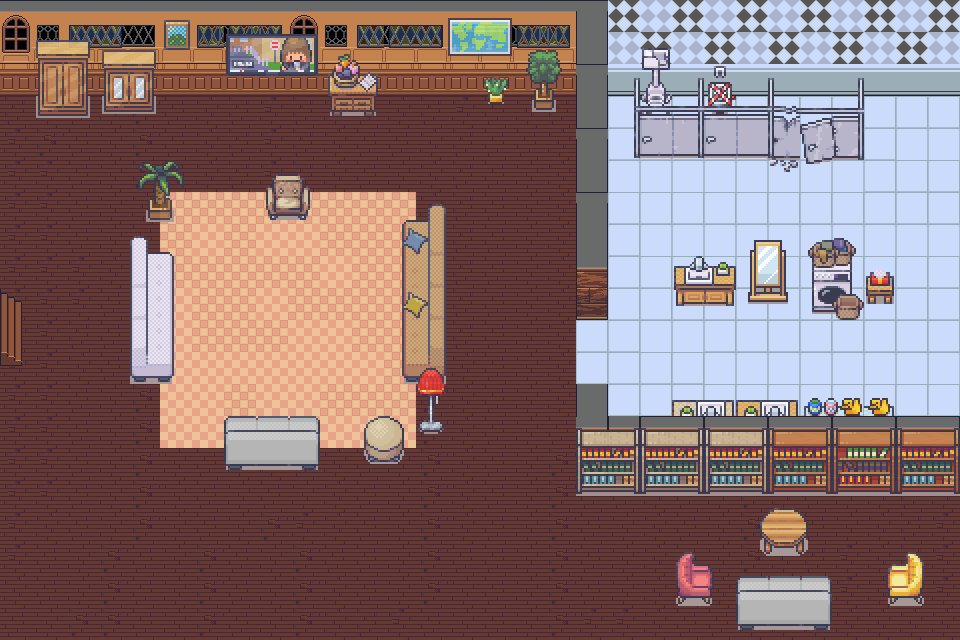

Below is a game level as drawn by its tile map, then a one-line description and the .tmx that defines it (tile-layer data replaced by summaries):
An orthogonal 30x20 tile map with 32x32 px tiles, 14 tile layers (ground, ground2, stair, wall1, ...), 9 tilesets and 3 objects (toilet, start, mouse1).

<map version="1.10" tiledversion="1.10.2" orientation="orthogonal" renderorder="right-down" width="30" height="20" tilewidth="32" tileheight="32" infinite="0" nextlayerid="34" nextobjectid="7">
 <editorsettings>
  <export target="level3.tmj" format="json" />
 </editorsettings>
 <tileset firstgid="1" name="trimsanddoors" tilewidth="32" tileheight="32" tilecount="750" columns="15">
  <image source="trimsanddoors.png" trans="ff00ff" width="480" height="1600" />
 </tileset>
 <tileset firstgid="751" name="nauticalWalls" tilewidth="32" tileheight="32" tilecount="225" columns="25">
  <image source="nauticalWalls.png" trans="ff00ff" width="800" height="288" />
 </tileset>
 <tileset firstgid="976" name="allwall" tilewidth="32" tileheight="32" tilecount="1824" columns="24">
  <image source="allwall.png" trans="ff00ff" width="768" height="2432" />
 </tileset>
 <tileset firstgid="2800" name="TileAndStone" tilewidth="32" tileheight="32" tilecount="1944" columns="36">
  <image source="TileAndStone.png" trans="ff00ff" width="1152" height="1728" />
 </tileset>
 <tileset firstgid="4744" name="Wood" tilewidth="32" tileheight="32" tilecount="8640" columns="180">
  <image source="Wood.png" trans="ff00ff" width="5760" height="1536" />
 </tileset>
 <tileset firstgid="13384" name="3_Bathroom_32x32" tilewidth="32" tileheight="32" tilecount="896" columns="16">
  <image source="3_Bathroom_32x32.png" trans="ff00ff" width="512" height="1792" />
 </tileset>
 <tileset firstgid="14280" name="23_Tevelision_and_Film_Studio_32x32" tilewidth="32" tileheight="32" tilecount="224" columns="16">
  <image source="23_Tevelision_and_Film_Studio_32x32.png" trans="ff00ff" width="512" height="448" />
 </tileset>
 <tileset firstgid="14504" name="14_Basement_32x32" tilewidth="32" tileheight="32" tilecount="800" columns="16">
  <image source="14_Basement_32x32.png" trans="ff00ff" width="512" height="1600" />
 </tileset>
 <tileset firstgid="15304" name="2_LivingRoom_32x32" tilewidth="32" tileheight="32" tilecount="720" columns="16">
  <image source="2_LivingRoom_32x32.png" trans="ff00ff" width="512" height="1440" />
 </tileset>
 <layer id="1" name="ground" width="30" height="20">
  <data>[600 cells, 546 non-empty, 8 distinct tile ids]</data>
 </layer>
 <objectgroup id="26" name="ObjectLayer2">
  <object id="5" name="toilet" x="909.333" y="106.667">
   <point />
  </object>
 </objectgroup>
 <layer id="5" name="ground2" width="30" height="20">
  <data>[600 cells, 164 non-empty, 4 distinct tile ids]</data>
 </layer>
 <layer id="2" name="stair" width="30" height="20">
  <data>[600 cells, 4 non-empty, 4 distinct tile ids]</data>
 </layer>
 <layer id="4" name="wall1" width="30" height="20">
  <data>[600 cells, 35 non-empty, 11 distinct tile ids]</data>
 </layer>
 <layer id="8" name="texture" width="30" height="20">
  <data>[600 cells, 33 non-empty, 2 distinct tile ids]</data>
 </layer>
 <layer id="6" name="wall2" width="30" height="20">
  <data>[600 cells, 65 non-empty, 20 distinct tile ids]</data>
 </layer>
 <layer id="15" name="walltexture" width="30" height="20">
  <data>[600 cells, 40 non-empty, 5 distinct tile ids]</data>
 </layer>
 <layer id="13" name="accessoriesbathroom" width="30" height="20">
  <data>[600 cells, 30 non-empty, 30 distinct tile ids]</data>
 </layer>
 <layer id="27" name="toiletwall1" width="30" height="20">
  <data>[600 cells, 10 non-empty, 10 distinct tile ids]</data>
 </layer>
 <layer id="29" name="toiletwall2" width="30" height="20">
  <data>[600 cells, 18 non-empty, 18 distinct tile ids]</data>
 </layer>
 <layer id="18" name="sofa" width="30" height="20">
  <data>[600 cells, 59 non-empty, 43 distinct tile ids]</data>
 </layer>
 <layer id="19" name="rak" width="30" height="20">
  <data>[600 cells, 0 non-empty, 0 distinct tile ids]</data>
 </layer>
 <layer id="20" name="television" width="30" height="20">
  <data>[600 cells, 6 non-empty, 6 distinct tile ids]</data>
 </layer>
 <layer id="21" name="accessories" width="30" height="20" opacity="0.9">
  <data>[600 cells, 79 non-empty, 61 distinct tile ids]</data>
 </layer>
 <objectgroup id="22" name="ObjectLayer">
  <object id="1" name="start" x="9.98051" y="316.881">
   <point />
  </object>
 </objectgroup>
 <objectgroup id="33" name="ObjectLayer3">
  <object id="6" name="mouse1" x="550" y="160">
   <point />
  </object>
 </objectgroup>
</map>
